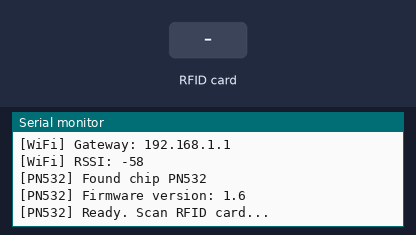
Bench run of a sketch on a simulated ESP32. Shown: the last lines printed to the serial monitor. The test bench sets the inputs (shaded band). WiFi joins after 1.5 s; servers stay silent unless stated; uploads are accepted with an empty reply.

Above: at 3.7 s.
3.8 s: RFID card 5E 7A 19 C4 held to the reader
At 5.0 s:
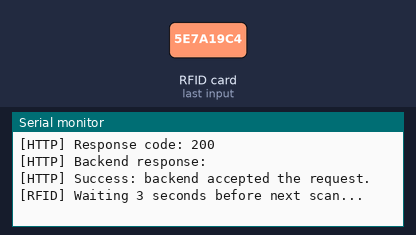
5.3 s: RFID card 5E 7A 19 C4 held to the reader
At 7.2 s:
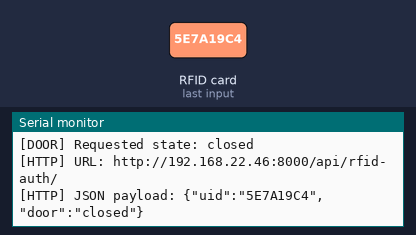

The sketch:

esp32_pn532_rfid_auth.ino
```cpp
#include <Wire.h>
#include <WiFi.h>
#include <HTTPClient.h>
#include <Adafruit_PN532.h>

#define SDA_PIN 23
#define SCL_PIN 22

Adafruit_PN532 nfc(SDA_PIN, SCL_PIN);

const char* ssid = "G1.2-0-30 ELJ";
const char* password = "IT_Lager2025";

// Configure server host (change to your PC's LAN IP reachable by the ESP32)
#ifndef SERVER_IP
#define SERVER_IP "192.168.22.46"
#endif
const char* serverURL = "http://" SERVER_IP ":8000/api/rfid-auth/";
bool doorIsOpen = false;

String formatUID(const uint8_t* uid, uint8_t uidLength) {
  String cardUID = "";

  for (uint8_t i = 0; i < uidLength; i++) {
    if (uid[i] < 0x10) {
      cardUID += "0";
    }
    cardUID += String(uid[i], HEX);
  }

  cardUID.toUpperCase();
  cardUID.replace(" ", "");
  return cardUID;
}

void connectWiFi() {
  WiFi.mode(WIFI_STA);
  WiFi.begin(ssid, password);

  Serial.print("[WiFi] Connecting to ");
  Serial.println(ssid);

  int attempts = 0;
  while (WiFi.status() != WL_CONNECTED) {
    delay(500);
    Serial.print(".");
    attempts++;

    if (attempts >= 60) {
      Serial.println();
      Serial.println("[WiFi] Connection timeout. Restarting WiFi...");
      WiFi.disconnect();
      delay(1000);
      WiFi.begin(ssid, password);
      attempts = 0;
    }
  }

  Serial.println();
  Serial.println("[WiFi] Connected");
  Serial.print("[WiFi] ESP32 IP: ");
  Serial.println(WiFi.localIP());
  Serial.print("[WiFi] Gateway: ");
  Serial.println(WiFi.gatewayIP());
  Serial.print("[WiFi] RSSI: ");
  Serial.println(WiFi.RSSI());
}

void sendRFIDToBackend(const String& cardUID, const String& doorState) {
  if (WiFi.status() != WL_CONNECTED) {
    Serial.println("[HTTP] WiFi disconnected. Reconnecting...");
    connectWiFi();
  }

  HTTPClient http;
  WiFiClient client;
  http.setTimeout(15000);

  Serial.print("[HTTP] URL: ");
  Serial.println(serverURL);

  // Use explicit WiFiClient so we get better control over connection
  if (!http.begin(client, serverURL)) {
    Serial.println("[HTTP] http.begin failed. Check server URL and network connectivity.");
    return;
  }

  http.addHeader("Content-Type", "application/json");
  http.addHeader("Accept", "application/json");

  String jsonData = "{\"uid\":\"" + cardUID + "\",\"door\":\"" + doorState + "\"}";
  Serial.print("[HTTP] JSON payload: ");
  Serial.println(jsonData);

  int httpResponseCode = http.POST(jsonData);
  Serial.print("[HTTP] Response code: ");
  Serial.println(httpResponseCode);

  String response = http.getString();
  Serial.print("[HTTP] Backend response: ");
  Serial.println(response);

  if (httpResponseCode <= 0) {
    Serial.print("[HTTP] Error: ");
    Serial.println(http.errorToString(httpResponseCode));

    // Diagnostic: display local network status
    Serial.print("[HTTP] Local IP: ");
    Serial.println(WiFi.localIP());
    Serial.print("[HTTP] Gateway: ");
    Serial.println(WiFi.gatewayIP());
    Serial.print("[HTTP] RSSI: ");
    Serial.println(WiFi.RSSI());

  } else if (httpResponseCode >= 200 && httpResponseCode < 300) {
    Serial.println("[HTTP] Success: backend accepted the request.");
  } else {
    Serial.println("[HTTP] Backend returned non-2xx status. Check Django logs and URL mapping.");
  }

  http.end();
}

void setup() {
  Serial.begin(115200);
  delay(1000);
  Serial.println();
  Serial.println("=== ESP32 PN532 RFID Auth Debug ===");

  connectWiFi();

  Wire.begin(SDA_PIN, SCL_PIN);
  nfc.begin();

  uint32_t versiondata = nfc.getFirmwareVersion();
  if (!versiondata) {
    Serial.println("[PN532] PN532 not found. Check SDA/SCL, power, and I2C mode switches.");
    while (1) {
      delay(1000);
    }
  }

  Serial.print("[PN532] Found chip PN5");
  Serial.println((versiondata >> 24) & 0xFF, HEX);
  Serial.print("[PN532] Firmware version: ");
  Serial.print((versiondata >> 16) & 0xFF, DEC);
  Serial.print(".");
  Serial.println((versiondata >> 8) & 0xFF, DEC);

  nfc.SAMConfig();
  Serial.println("[PN532] Ready. Scan RFID card...");
}

void loop() {
  uint8_t uid[] = {0, 0, 0, 0, 0, 0, 0};
  uint8_t uidLength = 0;

  bool success = nfc.readPassiveTargetID(
    PN532_MIFARE_ISO14443A,
    uid,
    &uidLength,
    1000
  );

  if (!success) {
    return;
  }

  Serial.println();
  Serial.println("[RFID] Card detected");
  Serial.print("[RFID] UID length: ");
  Serial.println(uidLength);

  Serial.print("[RFID] Raw bytes: ");
  for (uint8_t i = 0; i < uidLength; i++) {
    if (uid[i] < 0x10) {
      Serial.print("0");
    }
    Serial.print(uid[i], HEX);
    if (i + 1 < uidLength) {
      Serial.print(" ");
    }
  }
  Serial.println();

  String cardUID = formatUID(uid, uidLength);
  Serial.print("[RFID] Formatted UID: ");
  Serial.println(cardUID);

  String doorState = doorIsOpen ? "closed" : "open";
  Serial.print("[DOOR] Requested state: ");
  Serial.println(doorState);

  sendRFIDToBackend(cardUID, doorState);
  doorIsOpen = !doorIsOpen;

  Serial.println("[RFID] Waiting 3 seconds before next scan...");
  delay(3000);
}
```

Measured:
- after the input at 3.8 s, the serial monitor: prints a new line at once (image 1)
- after the input at 5.3 s, the serial monitor: prints a new line after 1.7 s (image 2)
